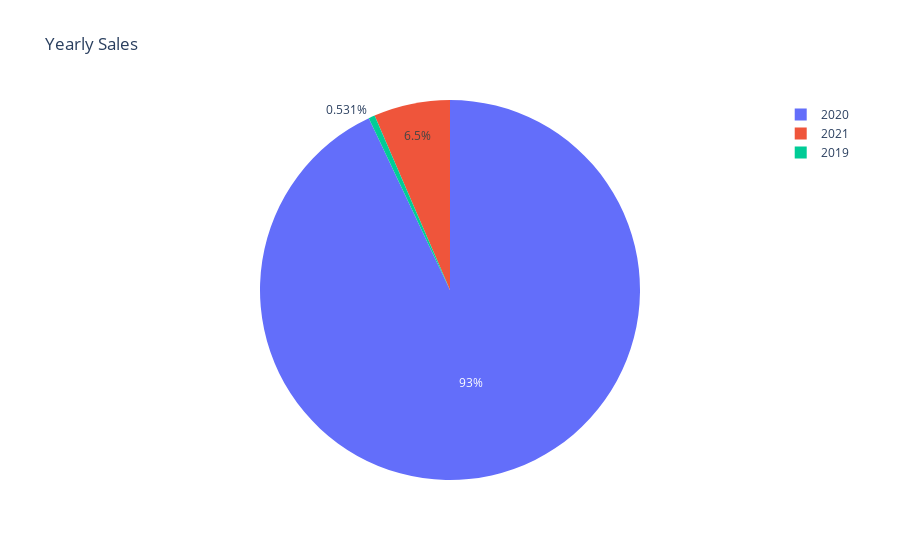

The notebook cell this image was saved under:
### Code cell
# make pie chart use plotly
fig = px.pie(year_sales, values='Total items', names='order_year', title='Yearly Sales')
fig.show()

### Figure 1 — Plotly figure (JSON) as saved in the notebook; plotly's stock layout.template omitted (floating-point values rounded to 4 significant figures)
{"data": [{"domain": {"x": [0, 1], "y": [0, 1]}, "hovertemplate": "order_year=%{label}<br>Total items=%{value}<extra></extra>", "labels": ["2019", "2021", "2020"], "legendgroup": "", "name": "", "showlegend": true, "type": "pie", "values": [618, 7566, 108248]}], "layout": {"legend": {"tracegroupgap": 0}, "title": {"text": "Yearly Sales"}}}
